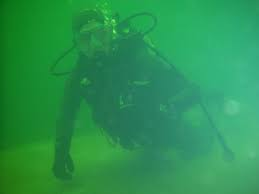
#> input picture images/image.jpg, 259 x 194 px, found by its file name
$ python colorcorrection.py
#> lines starting #> are read from the running program, lines starting #| are printed output that depends on the picture
#> further down, img is the input picture: shape (194, 259, 3); mean B, G, R 80.8, 147.3, 41.5
# -*- coding: utf-8 -*-
"""
Created on Thu Mar 25 11:38:31 2021

@author: vsidd
"""
import cv2
import math
import numpy as np
import sys

def apply_mask(matrix, mask, fill_value):
    masked = np.ma.array(matrix, mask=mask, fill_value=fill_value)
    return masked.filled()

def apply_threshold(matrix, low_value, high_value):
    low_mask = matrix < low_value
    matrix = apply_mask(matrix, low_mask, low_value)

    high_mask = matrix > high_value
    matrix = apply_mask(matrix, high_mask, high_value)

    return matrix
def simplest_cb(img, percent):
#> called with percent = 1
    out_channels = []
    channels = cv2.split(img)
    totalstop = channels[0].shape[0] * channels[0].shape[1] * percent / 200.0
#> totalstop = 251.2
    for channel in channels:
        bc = np.bincount(channel.ravel(), minlength=256)
        lv = np.searchsorted(np.cumsum(bc), totalstop)
        hv = 255-np.searchsorted(np.cumsum(bc[::-1]), totalstop)
        out_channels.append(cv2.LUT(channel, np.array(tuple(0 if i < lv else 255 if i > hv else round((i-lv)/(hv-lv)*255) for i in np.arange(0, 256)), dtype="uint8")))
#> this loop made 3 passes
#> (lv, hv) on passes 1 to 3: (19, 139), (108, 188), (11, 82)
#> after the loop, out_channels = 3 items
    return cv2.merge(out_channels)
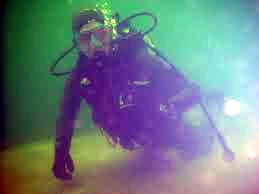
#> returned value: shape (194, 259, 3); mean of channels 0, 1, 2 131.3, 125.2, 109.5; drawn as B, G, R


if __name__ == '__main__':
    img = cv2.imread("image.jpg")
    out = simplest_cb(img, 1)
    cv2.imshow("before", img)
    cv2.imshow("after", out)
    cv2.waitKey(0)

$ run again, with images/shark.jpg copied over images/image.jpg
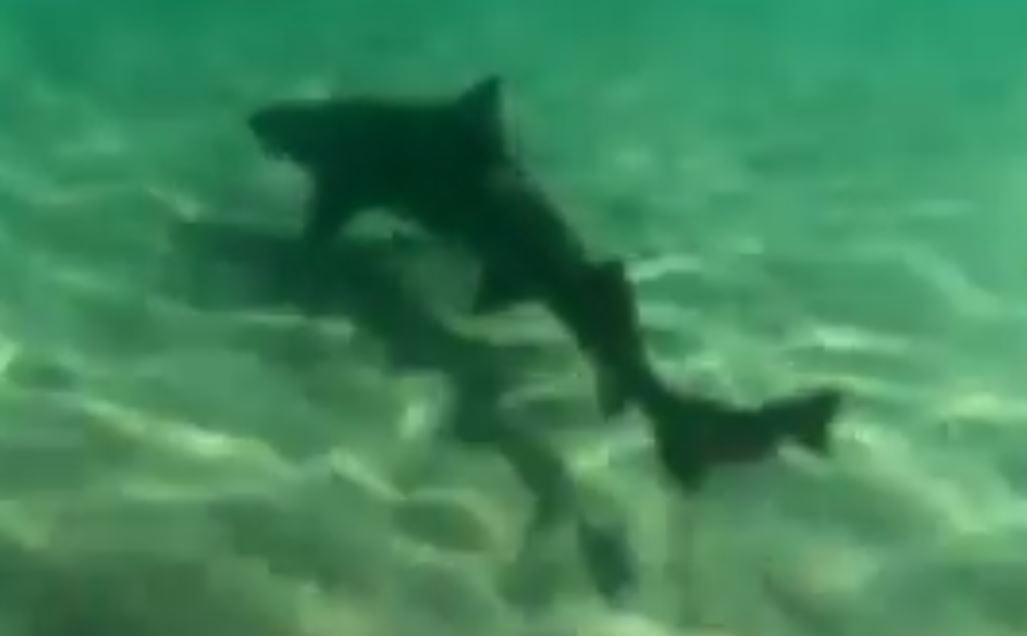
#> input picture images/shark.jpg, 1027 x 636 px, found by its file name
#> img is the input picture: shape (636, 1027, 3); mean B, G, R 90.5, 132.8, 63.9
#> the loop in simplest_cb, `for channel in channels:` made 3 passes
#> (lv, hv) on passes 1 to 3: (28, 150), (47, 204), (0, 142)
#> after the loop in simplest_cb, `for channel in channels:`: out_channels = 3 items
#> in simplest_cb, `return cv2.merge(out_channels)`:
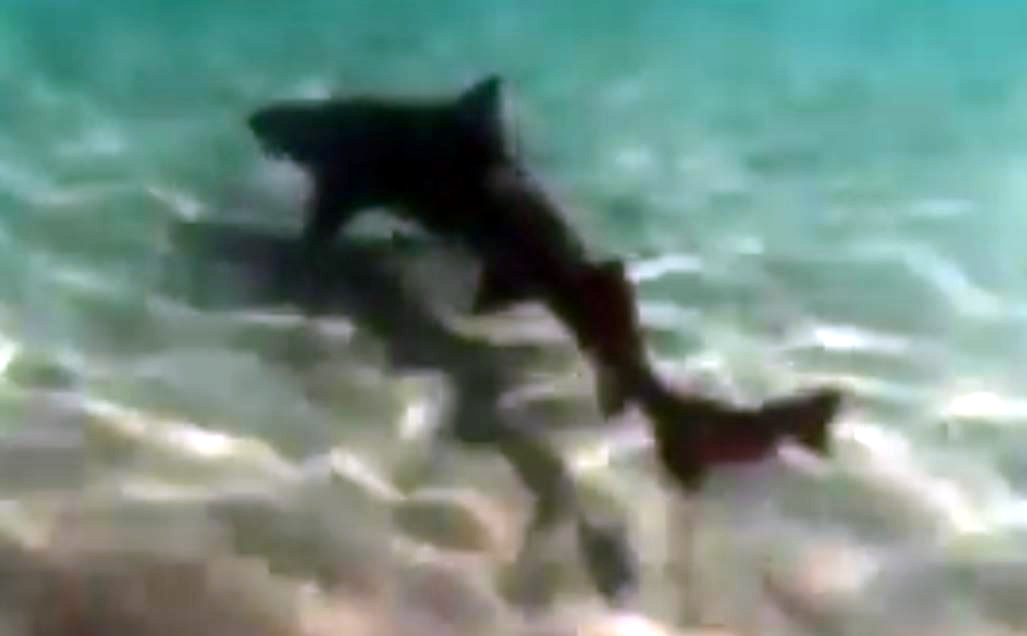
#> returned value: shape (636, 1027, 3); mean of channels 0, 1, 2 130.6, 139.4, 114.8; drawn as B, G, R
